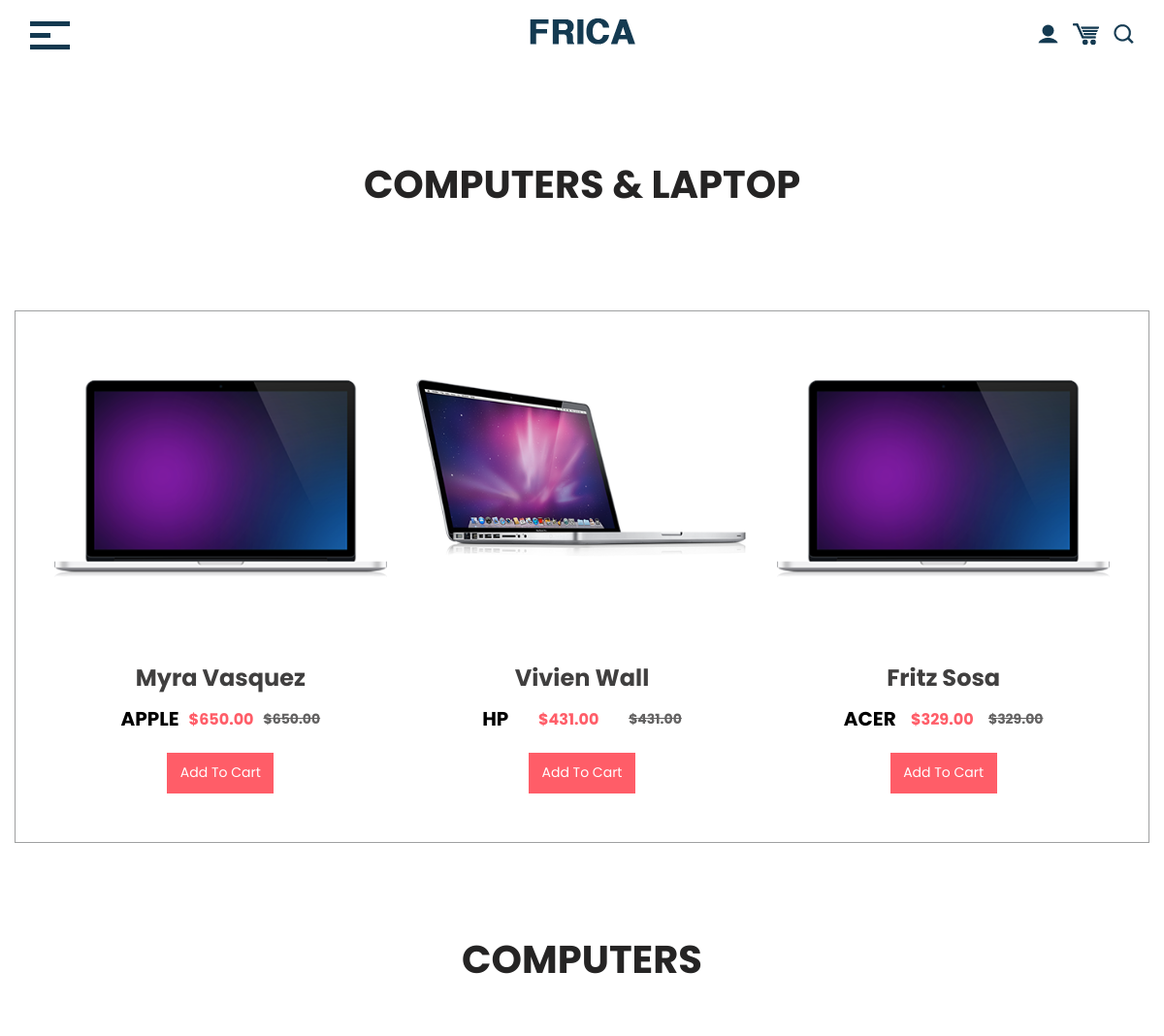
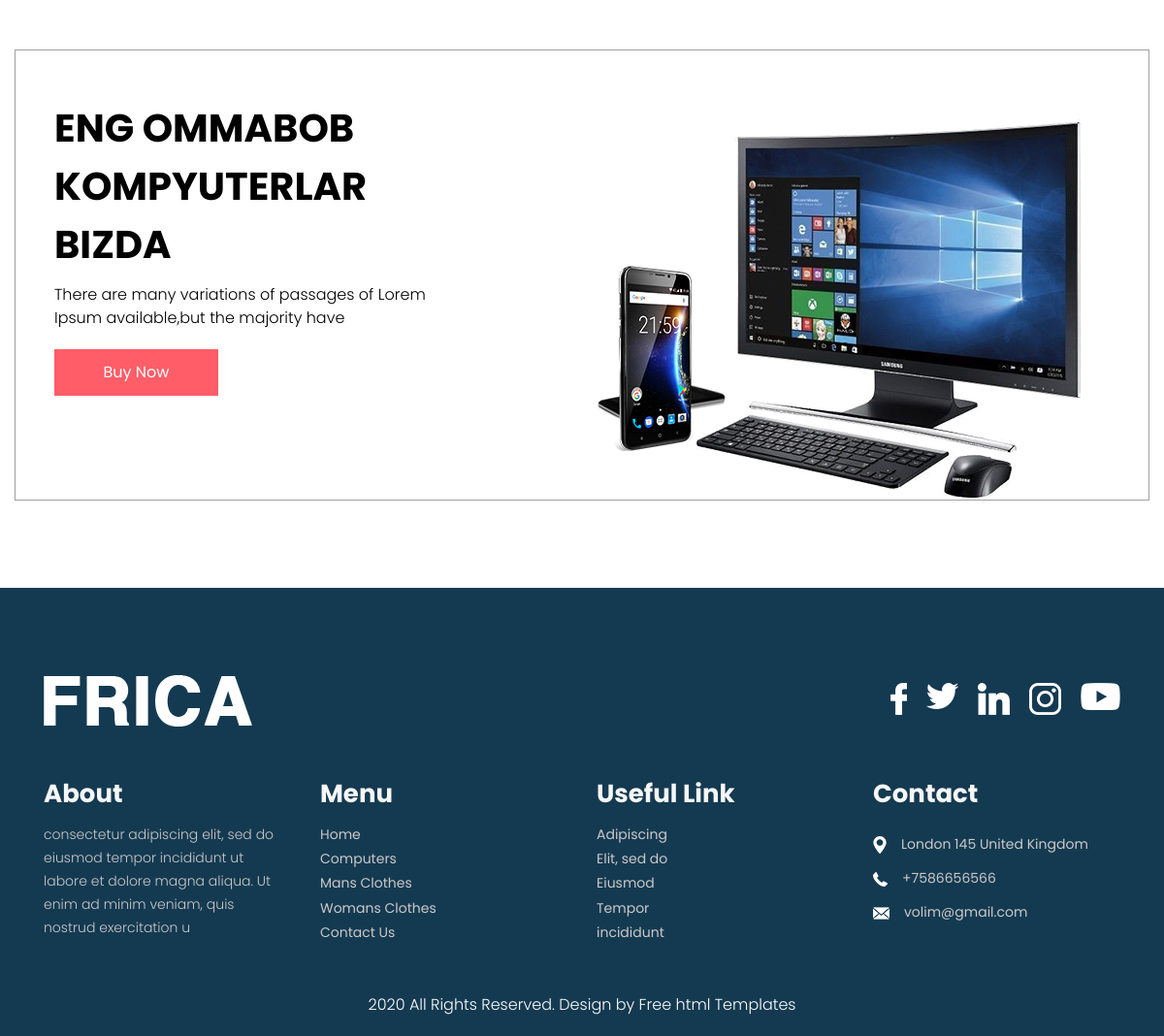
The page /computers/ on the database its author committed (2 pictures, top to bottom).
### blog/models.py (models this page shows, shortened)
class Product(models.Model):
    name = models.CharField(max_length=20)
    price = models.DecimalField(max_digits=10, decimal_places=2)
    salePrice = models.DecimalField(max_digits=10, decimal_places=2)
    company = models.ForeignKey('Company', on_delete=models.CASCADE)
    img = models.ImageField(upload_to='products/')
    category = models.ForeignKey('Category', on_delete=models.CASCADE)
    description = models.TextField()
    created_at = models.DateTimeField(auto_now=True)

class Company(models.Model):
    name = models.CharField(max_length=20)
    def __str__(self):
        return self.name

class Category(models.Model):
    name = models.CharField(max_length=20)
    img1 = models.ImageField(upload_to='category/')
    img2 = models.ImageField(upload_to='category/')
    title = models.CharField(max_length=100)
    description = models.TextField()
    def __str__(self):
        return self.name

### blog/views.py (the view)
# urls.py: path('computers/', computers, name='computers'),
def computers(request):
    computers = objectsFilter('computers', Product, 'category')
    categoryName = 'Computers & Laptop'
    category =  objectsFilter('computers', Category, 'name')
    context = {
        'computers': computers,
        'categoryName': categoryName,
        'category': category
    }
    return render(request, 'pages/computers.html', context = context)

### blog/views.py (called while the page is built)
def objectsFilter(slug, data, property):
    products = data.objects.filter(**{property: Category.objects.get(name=slug)})
    return products

### templates/pages/computers.html
{% extends 'base/base.html' %}
{% load static %}
{% block content %}
      <div class="computers_section layout_padding">
         <div class="container">
            <h1 class="computers_taital">{{categoryName}}</h1>
         </div>
      </div>
      <div class="computers_section_2">
         <div class="container-fluid">
            <div class="computer_main">
               <div class="row">
                  {% for x in computers %}
                  {% if forloop.counter < 4 %}
                  <div class="col-md-4">
                     <div class="computer_img"><img src="{{x.img.url}}"></div>
                     <a href="{% url 'detail' x.id %}"><h4 class="computer_text">{{x.name}}</h4></a>
                     <div class="computer_text_main">
                        <h4 class="dell_text">{{x.company}}</h4>
                        <h6 class="price_text"><a href="#">${{x.price}}</a></h6>
                        <h6 class="price_text_1"><a href="#">${{x.price}}</a></h6>
                     </div>
                     <div class="cart_bt_1"><a href="#">Add To Cart</a></div>
                  </div>
                  {% endif %}
                  {% endfor %}
               </div>
            </div>
         </div>
      </div>
{% for x in category %}
      <div class="mans_section layout_padding">
         <div class="container">
            <a href="{% url 'category' x.name %}"><h1 class="computers_taital">{{x.name}}</h1></a>
         </div>
      </div>
      <div class="mans_section_2">
         <div class="container-fluid">
            <div class="mans_main">
               <div class="row">
                  <div class="col-md-6">
                     <h1 class="offer_text">{{x.title}}</h1>
                     <p class="lorem_text">{{x.description}}</p>
                     <div class="read_bt"><a href="#">Buy Now</a></div>
                  </div>
                  <div class="col-md-6">
                     <div class="image_3"><img src="{{x.img2.url}}"></div>
                  </div>
               </div>
            </div>
         </div>
      </div>
      {% endfor %}
        {% endblock content %}

### templates/base/base.html (shortened to what this page needs)
{% load static %}
<!DOCTYPE html>
<html lang="en">
   <head>
      <link rel="stylesheet" type="text/css" href="{% static 'css/bootstrap.min.css' %}">
      <link rel="stylesheet" type="text/css" href="{% static 'css/style.css' %}">
      <link rel="stylesheet" href="{% static 'css/responsive.css' %}">
      <link rel="stylesheet" href="{% static 'css/jquery.mCustomScrollbar.min.css' %}">
      <link rel="stylesheet" href="https://netdna.bootstrapcdn.com/font-awesome/4.0.3/css/font-awesome.css">
      <link rel="stylesheet" href="{% static 'css/owl.carousel.min.css' %}">
      <link rel="stylesheet" href="{% static 'css/owl.theme.default.min.css' %}">
      <link rel="stylesheet" href="https://cdnjs.cloudflare.com/ajax/libs/fancybox/2.1.5/jquery.fancybox.min.css" media="screen">
      <link href="https://unpkg.com/gijgo@1.9.13/css/gijgo.min.css" rel="stylesheet" type="text/css" />
   </head>
   <body>
      <div class="header_section haeder_main">
         <div class="container-fluid">
            <nav class="navbar navbar-light bg-light justify-content-between">
               <span style="font-size:30px;cursor:pointer; color: #fff;" onclick="openNav()"><img src="{% static 'images/toggle-icon.png' %}"></span>
               <a class="navbar-brand" href="index.html"><img src="{% static 'images/logo.png' %}"></a></a>
               <form class="form-inline ">
                  <div class="login_text">
                     <ul>
                        <li><a href="#"><img src="{% static 'images/user-icon.png' %}"></a></li>
                        <li><a href="#"><img src="{% static 'images/trolly-icon.png' %}"></a></li>
                        <li><a href="#"><img src="{% static 'images/search-icon.png' %}"></a></li>
                     </ul>
                  </div>
               </form>
            </nav>
         </div>
      </div>
   {% block content %}
   {% endblock content %}
      <div class="footer_section layout_padding margin_top_90">
         <div class="container">
            <div class="footer_logo_main">
               <div class="footer_logo"><a href="index.html"><img src="{% static 'images/footer-logo.png' %}"></a></div>
               <div class="social_icon">
                  <ul>
                     <li><a href="#"><img src="{% static 'images/fb-icon.png' %}"></a></li>
                     <li><a href="#"><img src="{% static 'images/twitter-icon.png' %}"></a></li>
                     <li><a href="#"><img src="{% static 'images/linkedin-icon.png' %}"></a></li>
                     <li><a href="#"><img src="{% static 'images/instagram-icon.png' %}"></a></li>
                     <li><a href="#"><img src="{% static 'images/youtub-icon.png' %}"></a></li>
                  </ul>
               </div>
            </div>
            <div class="footer_section_2">
               <div class="row">
                  <div class="col-lg-3 col-sm-6">
                     <h4 class="adderss_text">About</h4>
                     <p class="ipsum_text">consectetur adipiscing elit, sed do eiusmod tempor incididunt ut labore et dolore magna aliqua. Ut enim ad minim veniam, quis nostrud exercitation u</p>
                  </div>
                  <div class="col-lg-3 col-sm-6">
                     <h4 class="adderss_text">Menu</h4>
                     <div class="footer_menu">
                        <ul>
                           <li><a href="index.html">Home</a></li>
                           <li><a href="computers.html">Computers</a></li>
                           <li><a href="Mans_clothes.html">Mans Clothes</a></li>
                           <li><a href="womans_clothes.html">Womans Clothes</a></li>
                           <li><a href="contact.html">Contact Us</a></li>
                        </ul>
                     </div>
                  </div>
                  <div class="col-lg-3 col-sm-6">
                     <h4 class="adderss_text">Useful Link</h4>
                     <div class="footer_menu">
                        <ul>
                           <li><a href="#">Adipiscing</a></li>
                           <li><a href="#">Elit, sed do</a></li>
                           <li><a href="#">Eiusmod</a></li>
                           <li><a href="#">Tempor</a></li>
                           <li><a href="#">incididunt</a></li>
                        </ul>
                     </div>
                  </div>
                  <div class="col-lg-3 col-sm-6">
                     <h4 class="adderss_text">Contact</h4>
                     <div class="call_text"><img src="{% static 'images/map-icon.png' %}"><span class="paddlin_left_0"><a href="#">London 145 United Kingdom</a></span></div>
                     <div class="call_text"><img src="{% static 'images/call-icon.png' %}"><span class="paddlin_left_0"><a href="#">+7586656566</a></span></div>
                     <div class="call_text"><img src="{% static 'images/mail-icon.png' %}"><span class="paddlin_left_0"><a href="#">volim@gmail.com</a></span></div>
                  </div>
               </div>
            </div>
         </div>
      </div>
      <div class="copyright_section">
         <div class="container">
            <p class="copyright_text">2020 All Rights Reserved. Design by <a href="https://html.design">Free html  Templates</a></p>
         </div>
      </div>
   </body>
</html>

### rows shown on the page
Product: img (picture), name "Myra Vasquez", company "APPLE", price "650.00"
Product: img (picture), name "Vivien Wall", company "HP", price "431.00"
Product: img (picture), name "Fritz Sosa", company "ACER", price "329.00"
Category: name "COMPUTERS", title "ENG OMMABOB KOMPYUTERLAR BIZDA", description "There are many variations of passages of Lorem Ipsum available,but the majority have", img2 (picture)

### other values the page prints
{{ categoryName }} "COMPUTERS & LAPTOP"
